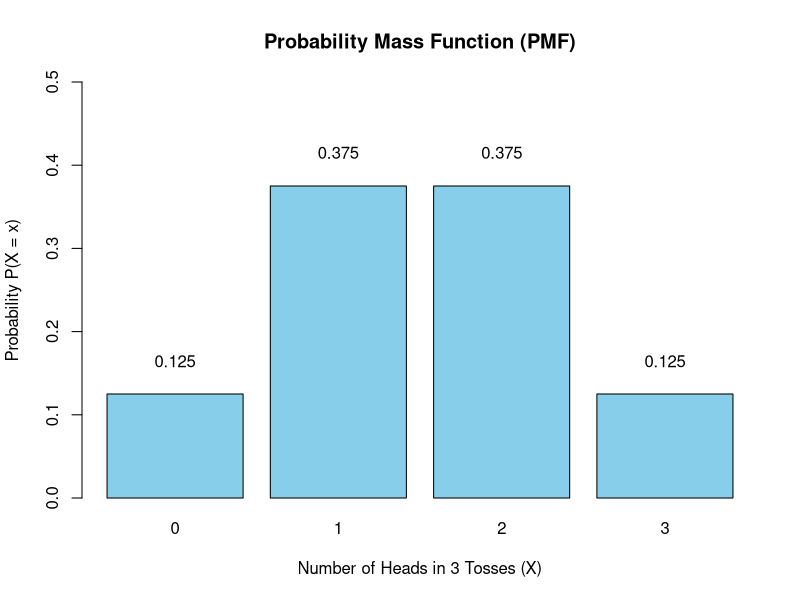
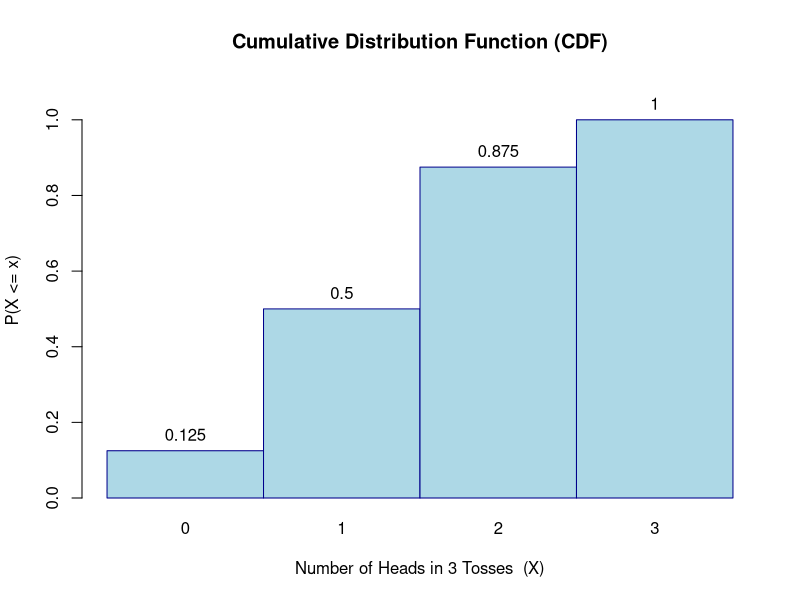
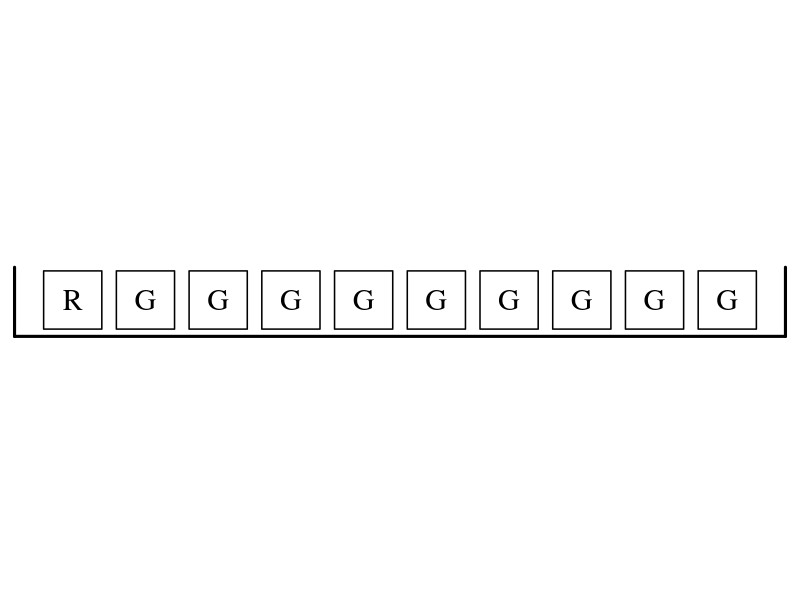

These charts were generated, in order, by the following R code:
## ---- chunk 1
#| echo: false
# 1. Define the possible outcomes (0, 1, 2, or 3 heads)
x <- 0:3

# 2. Calculate the probability for each outcome
# dbinom(x, size, prob)
probs <- dbinom(x, size = 3, prob = 0.5)

# 3. Create the barplot
# We use names.arg to label the x-axis correctly
barplot(probs, 
        names.arg = x,
        col = "skyblue",
        ylim = c(0, 0.5),
        main = "Probability Mass Function (PMF)",
        xlab = "Number of Heads in 3 Tosses (X)",
        ylab = "Probability P(X = x)")

# Add the exact probability values on top of the bars
text(x = seq_along(x) * 1.2 - 0.5, # Adjusting for barplot spacing
     y = probs + 0.04, 
     labels = round(probs, 3))
## ---- chunk 2
#| echo: false
# 1. Define outcomes and cumulative probabilities
x <- 0:3
cum_probs <- pbinom(x, size = 3, prob = 0.5)

# 2. Create the Block CDF
# We set space = 0 to make the bars touch (typical for CDF blocks)
barplot(cum_probs, 
        names.arg = x, 
        col = "lightblue", 
        border = "darkblue",
        space = 0, 
        ylim = c(0, 1.1),
        main = "Cumulative Distribution Function (CDF)",
        xlab = "Number of Heads in 3 Tosses  (X)", 
        ylab = "P(X <= x)")

# 3. Add a reference line at 1.0 (the maximum)
# abline(h = 1, lty = 2, col = "red")

# 4. Add the cumulative totals on top of each block
text(x = seq_along(x) - 0.5, 
     y = cum_probs, 
     labels = round(cum_probs, 3), 
     pos = 3, 
     offset = 0.5)
## ---- chunk 3
#| include: false
# THE FINAL CLEAN CODE FOR BOX MODEL
draw_and_save_box <- function(filename = "figs/ch8/r-g.png") {
  
  # 1. Open file with wide Aspect Ratio
  # 11 units wide (10 boxes + padding) by 1.5 units high
  png(filename, width = 1200, height = 200, res = 150)
  
  # 2. Set margins to absolute zero
  par(mar = c(0, 0, 0, 0))
  
  # 3. Data: 1 Red, 9 Green
  labels <- c("R", rep("G", 9))
  
  # 4. The Plot
  # xlim 0 to 11 provides space for 10 boxes
  plot(0, 0, type = "n", xlim = c(0, 11), ylim = c(0.15, 1.35), 
       axes = FALSE, xaxs = "i", yaxs = "i", asp = 1)
  
  # 5. Draw the 10 boxes (The "Tickets")
  for(i in 1:10) {
    # rect(xleft, ybottom, xright, ytop)
    rect(i - 0.4, 0.35, i + 0.4, 1.15, lwd = 1.5)
    text(i, 0.75, labels = labels[i], cex = 1.8, family = "serif")
  }
  
  # 6. Draw the Tray (U-shape: No top line)
  # x0/y0 to x1/y1 defines the three lines of the box
  segments(x0 = c(0.2, 0.2, 10.8),  # Start of Left wall, Floor, Right wall
           y0 = c(1.2, 0.25, 0.25), # Top of left, bottom-left, bottom-right
           x1 = c(0.2, 10.8, 10.8), # End of Left wall, Floor, Right wall
           y1 = c(0.25, 0.25, 1.2), # bottom-left, bottom-right, Top of right
           lwd = 3)
  
  # 7. Close and save
  dev.off()
}

# --- EXECUTION ---
# Ensure the directory exists before saving
if(!dir.exists("figs/ch8")) dir.create("figs/ch8", recursive = TRUE)
draw_and_save_box("figs/ch8/r-g.png")
